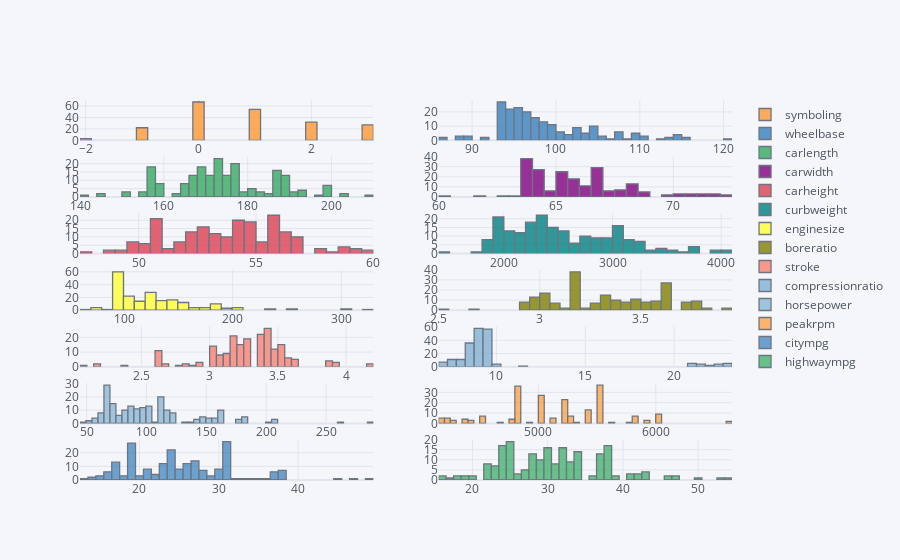

Notebook cell for this chart:
### Code cell
df1[numerical].iplot(kind= 'histogram',subplots= True,bins = 50)

### Figure 1 — Plotly figure (JSON) as saved in the notebook; plotly's stock layout.template omitted (floating-point values rounded to 4 significant figures; data arrays with more than 128 entries replaced by an {"elided": "..."} marker saying what was removed)
{"data": [{"histfunc": "count", "histnorm": "", "marker": {"color": "rgba(255, 153, 51, 1.0)", "line": {"color": "#4D5663", "width": 1.3}}, "name": "symboling", "nbinsx": 50, "opacity": 0.8, "orientation": "v", "x": {"elided": "205 int values"}, "xaxis": "x", "yaxis": "y", "type": "histogram"}, {"histfunc": "count", "histnorm": "", "marker": {"color": "rgba(55, 128, 191, 1.0)", "line": {"color": "#4D5663", "width": 1.3}}, "name": "wheelbase", "nbinsx": 50, "opacity": 0.8, "orientation": "v", "x": {"elided": "205 float values"}, "xaxis": "x2", "yaxis": "y2", "type": "histogram"}, {"histfunc": "count", "histnorm": "", "marker": {"color": "rgba(50, 171, 96, 1.0)", "line": {"color": "#4D5663", "width": 1.3}}, "name": "carlength", "nbinsx": 50, "opacity": 0.8, "orientation": "v", "x": {"elided": "205 float values"}, "xaxis": "x3", "yaxis": "y3", "type": "histogram"}, {"histfunc": "count", "histnorm": "", "marker": {"color": "rgba(128, 0, 128, 1.0)", "line": {"color": "#4D5663", "width": 1.3}}, "name": "carwidth", "nbinsx": 50, "opacity": 0.8, "orientation": "v", "x": {"elided": "205 float values"}, "xaxis": "x4", "yaxis": "y4", "type": "histogram"}, {"histfunc": "count", "histnorm": "", "marker": {"color": "rgba(219, 64, 82, 1.0)", "line": {"color": "#4D5663", "width": 1.3}}, "name": "carheight", "nbinsx": 50, "opacity": 0.8, "orientation": "v", "x": {"elided": "205 float values"}, "xaxis": "x5", "yaxis": "y5", "type": "histogram"}, {"histfunc": "count", "histnorm": "", "marker": {"color": "rgba(0, 128, 128, 1.0)", "line": {"color": "#4D5663", "width": 1.3}}, "name": "curbweight", "nbinsx": 50, "opacity": 0.8, "orientation": "v", "x": {"elided": "205 int values"}, "xaxis": "x6", "yaxis": "y6", "type": "histogram"}, {"histfunc": "count", "histnorm": "", "marker": {"color": "rgba(255, 255, 51, 1.0)", "line": {"color": "#4D5663", "width": 1.3}}, "name": "enginesize", "nbinsx": 50, "opacity": 0.8, "orientation": "v", "x": {"elided": "205 int values"}, "xaxis": "x7", "yaxis": "y7", "type": "histogram"}, {"histfunc": "count", "histnorm": "", "marker": {"color": "rgba(128, 128, 0, 1.0)", "line": {"color": "#4D5663", "width": 1.3}}, "name": "boreratio", "nbinsx": 50, "opacity": 0.8, "orientation": "v", "x": {"elided": "205 float values"}, "xaxis": "x8", "yaxis": "y8", "type": "histogram"}, {"histfunc": "count", "histnorm": "", "marker": {"color": "rgba(251, 128, 114, 1.0)", "line": {"color": "#4D5663", "width": 1.3}}, "name": "stroke", "nbinsx": 50, "opacity": 0.8, "orientation": "v", "x": {"elided": "205 float values"}, "xaxis": "x9", "yaxis": "y9", "type": "histogram"}, {"histfunc": "count", "histnorm": "", "marker": {"color": "rgba(128, 177, 211, 1.0)", "line": {"color": "#4D5663", "width": 1.3}}, "name": "compressionratio", "nbinsx": 50, "opacity": 0.8, "orientation": "v", "x": {"elided": "205 float values"}, "xaxis": "x10", "yaxis": "y10", "type": "histogram"}, {"histfunc": "count", "histnorm": "", "marker": {"color": "rgba(128, 177, 211, 0.8999999999999999)", "line": {"color": "#4D5663", "width": 1.3}}, "name": "horsepower", "nbinsx": 50, "opacity": 0.8, "orientation": "v", "x": {"elided": "205 int values"}, "xaxis": "x11", "yaxis": "y11", "type": "histogram"}, {"histfunc": "count", "histnorm": "", "marker": {"color": "rgba(255, 153, 51, 0.8999999999999999)", "line": {"color": "#4D5663", "width": 1.3}}, "name": "peakrpm", "nbinsx": 50, "opacity": 0.8, "orientation": "v", "x": {"elided": "205 int values"}, "xaxis": "x12", "yaxis": "y12", "type": "histogram"}, {"histfunc": "count", "histnorm": "", "marker": {"color": "rgba(55, 128, 191, 0.8999999999999999)", "line": {"color": "#4D5663", "width": 1.3}}, "name": "citympg", "nbinsx": 50, "opacity": 0.8, "orientation": "v", "x": {"elided": "205 int values"}, "xaxis": "x13", "yaxis": "y13", "type": "histogram"}, {"histfunc": "count", "histnorm": "", "marker": {"color": "rgba(50, 171, 96, 0.8999999999999999)", "line": {"color": "#4D5663", "width": 1.3}}, "name": "highwaympg", "nbinsx": 50, "opacity": 0.8, "orientation": "v", "x": {"elided": "205 int values"}, "xaxis": "x14", "yaxis": "y14", "type": "histogram"}], "layout": {"barmode": "overlay", "legend": {"bgcolor": "#F5F6F9", "font": {"color": "#4D5663"}}, "paper_bgcolor": "#F5F6F9", "plot_bgcolor": "#F5F6F9", "title": {"font": {"color": "#4D5663"}}, "xaxis": {"anchor": "y", "domain": [0, 0.45], "gridcolor": "#E1E5ED", "showgrid": true, "tickfont": {"color": "#4D5663"}, "title": {"font": {"color": "#4D5663"}, "text": ""}, "zerolinecolor": "#E1E5ED"}, "yaxis": {"anchor": "x", "domain": [0.8939, 1], "gridcolor": "#E1E5ED", "showgrid": true, "tickfont": {"color": "#4D5663"}, "title": {"font": {"color": "#4D5663"}, "text": ""}, "zerolinecolor": "#E1E5ED"}, "xaxis2": {"anchor": "y2", "domain": [0.55, 1], "gridcolor": "#E1E5ED", "showgrid": true, "tickfont": {"color": "#4D5663"}, "title": {"font": {"color": "#4D5663"}, "text": ""}, "zerolinecolor": "#E1E5ED"}, "yaxis2": {"anchor": "x2", "domain": [0.8939, 1], "gridcolor": "#E1E5ED", "showgrid": true, "tickfont": {"color": "#4D5663"}, "title": {"font": {"color": "#4D5663"}, "text": ""}, "zerolinecolor": "#E1E5ED"}, "xaxis3": {"anchor": "y3", "domain": [0, 0.45], "gridcolor": "#E1E5ED", "showgrid": true, "tickfont": {"color": "#4D5663"}, "title": {"font": {"color": "#4D5663"}, "text": ""}, "zerolinecolor": "#E1E5ED"}, "yaxis3": {"anchor": "x3", "domain": [0.7449, 0.851], "gridcolor": "#E1E5ED", "showgrid": true, "tickfont": {"color": "#4D5663"}, "title": {"font": {"color": "#4D5663"}, "text": ""}, "zerolinecolor": "#E1E5ED"}, "xaxis4": {"anchor": "y4", "domain": [0.55, 1], "gridcolor": "#E1E5ED", "showgrid": true, "tickfont": {"color": "#4D5663"}, "title": {"font": {"color": "#4D5663"}, "text": ""}, "zerolinecolor": "#E1E5ED"}, "yaxis4": {"anchor": "x4", "domain": [0.7449, 0.851], "gridcolor": "#E1E5ED", "showgrid": true, "tickfont": {"color": "#4D5663"}, "title": {"font": {"color": "#4D5663"}, "text": ""}, "zerolinecolor": "#E1E5ED"}, "xaxis5": {"anchor": "y5", "domain": [0, 0.45], "gridcolor": "#E1E5ED", "showgrid": true, "tickfont": {"color": "#4D5663"}, "title": {"font": {"color": "#4D5663"}, "text": ""}, "zerolinecolor": "#E1E5ED"}, "yaxis5": {"anchor": "x5", "domain": [0.5959, 0.702], "gridcolor": "#E1E5ED", "showgrid": true, "tickfont": {"color": "#4D5663"}, "title": {"font": {"color": "#4D5663"}, "text": ""}, "zerolinecolor": "#E1E5ED"}, "xaxis6": {"anchor": "y6", "domain": [0.55, 1], "gridcolor": "#E1E5ED", "showgrid": true, "tickfont": {"color": "#4D5663"}, "title": {"font": {"color": "#4D5663"}, "text": ""}, "zerolinecolor": "#E1E5ED"}, "yaxis6": {"anchor": "x6", "domain": [0.5959, 0.702], "gridcolor": "#E1E5ED", "showgrid": true, "tickfont": {"color": "#4D5663"}, "title": {"font": {"color": "#4D5663"}, "text": ""}, "zerolinecolor": "#E1E5ED"}, "xaxis7": {"anchor": "y7", "domain": [0, 0.45], "gridcolor": "#E1E5ED", "showgrid": true, "tickfont": {"color": "#4D5663"}, "title": {"font": {"color": "#4D5663"}, "text": ""}, "zerolinecolor": "#E1E5ED"}, "yaxis7": {"anchor": "x7", "domain": [0.4469, 0.5531], "gridcolor": "#E1E5ED", "showgrid": true, "tickfont": {"color": "#4D5663"}, "title": {"font": {"color": "#4D5663"}, "text": ""}, "zerolinecolor": "#E1E5ED"}, "xaxis8": {"anchor": "y8", "domain": [0.55, 1], "gridcolor": "#E1E5ED", "showgrid": true, "tickfont": {"color": "#4D5663"}, "title": {"font": {"color": "#4D5663"}, "text": ""}, "zerolinecolor": "#E1E5ED"}, "yaxis8": {"anchor": "x8", "domain": [0.4469, 0.5531], "gridcolor": "#E1E5ED", "showgrid": true, "tickfont": {"color": "#4D5663"}, "title": {"font": {"color": "#4D5663"}, "text": ""}, "zerolinecolor": "#E1E5ED"}, "xaxis9": {"anchor": "y9", "domain": [0, 0.45], "gridcolor": "#E1E5ED", "showgrid": true, "tickfont": {"color": "#4D5663"}, "title": {"font": {"color": "#4D5663"}, "text": ""}, "zerolinecolor": "#E1E5ED"}, "yaxis9": {"anchor": "x9", "domain": [0.298, 0.4041], "gridcolor": "#E1E5ED", "showgrid": true, "tickfont": {"color": "#4D5663"}, "title": {"font": {"color": "#4D5663"}, "text": ""}, "zerolinecolor": "#E1E5ED"}, "xaxis10": {"anchor": "y10", "domain": [0.55, 1], "gridcolor": "#E1E5ED", "showgrid": true, "tickfont": {"color": "#4D5663"}, "title": {"font": {"color": "#4D5663"}, "text": ""}, "zerolinecolor": "#E1E5ED"}, "yaxis10": {"anchor": "x10", "domain": [0.298, 0.4041], "gridcolor": "#E1E5ED", "showgrid": true, "tickfont": {"color": "#4D5663"}, "title": {"font": {"color": "#4D5663"}, "text": ""}, "zerolinecolor": "#E1E5ED"}, "xaxis11": {"anchor": "y11", "domain": [0, 0.45], "gridcolor": "#E1E5ED", "showgrid": true, "tickfont": {"color": "#4D5663"}, "title": {"font": {"color": "#4D5663"}, "text": ""}, "zerolinecolor": "#E1E5ED"}, "yaxis11": {"anchor": "x11", "domain": [0.149, 0.2551], "gridcolor": "#E1E5ED", "showgrid": true, "tickfont": {"color": "#4D5663"}, "title": {"font": {"color": "#4D5663"}, "text": ""}, "zerolinecolor": "#E1E5ED"}, "xaxis12": {"anchor": "y12", "domain": [0.55, 1], "gridcolor": "#E1E5ED", "showgrid": true, "tickfont": {"color": "#4D5663"}, "title": {"font": {"color": "#4D5663"}, "text": ""}, "zerolinecolor": "#E1E5ED"}, "yaxis12": {"anchor": "x12", "domain": [0.149, 0.2551], "gridcolor": "#E1E5ED", "showgrid": true, "tickfont": {"color": "#4D5663"}, "title": {"font": {"color": "#4D5663"}, "text": ""}, "zerolinecolor": "#E1E5ED"}, "xaxis13": {"anchor": "y13", "domain": [0, 0.45], "gridcolor": "#E1E5ED", "showgrid": true, "tickfont": {"color": "#4D5663"}, "title": {"font": {"color": "#4D5663"}, "text": ""}, "zerolinecolor": "#E1E5ED"}, "yaxis13": {"anchor": "x13", "domain": [0, 0.1061], "gridcolor": "#E1E5ED", "showgrid": true, "tickfont": {"color": "#4D5663"}, "title": {"font": {"color": "#4D5663"}, "text": ""}, "zerolinecolor": "#E1E5ED"}, "xaxis14": {"anchor": "y14", "domain": [0.55, 1], "gridcolor": "#E1E5ED", "showgrid": true, "tickfont": {"color": "#4D5663"}, "title": {"font": {"color": "#4D5663"}, "text": ""}, "zerolinecolor": "#E1E5ED"}, "yaxis14": {"anchor": "x14", "domain": [0, 0.1061], "gridcolor": "#E1E5ED", "showgrid": true, "tickfont": {"color": "#4D5663"}, "title": {"font": {"color": "#4D5663"}, "text": ""}, "zerolinecolor": "#E1E5ED"}}}
